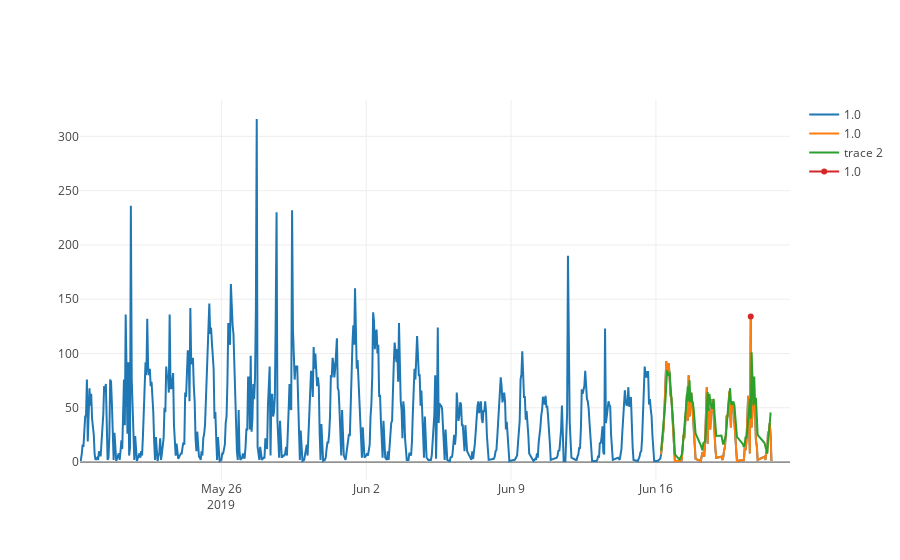

Notebook source saved alongside this figure:
### Code cell
plotting.plot_multiple_ts(ts, ts_test, predictions, anoms)
